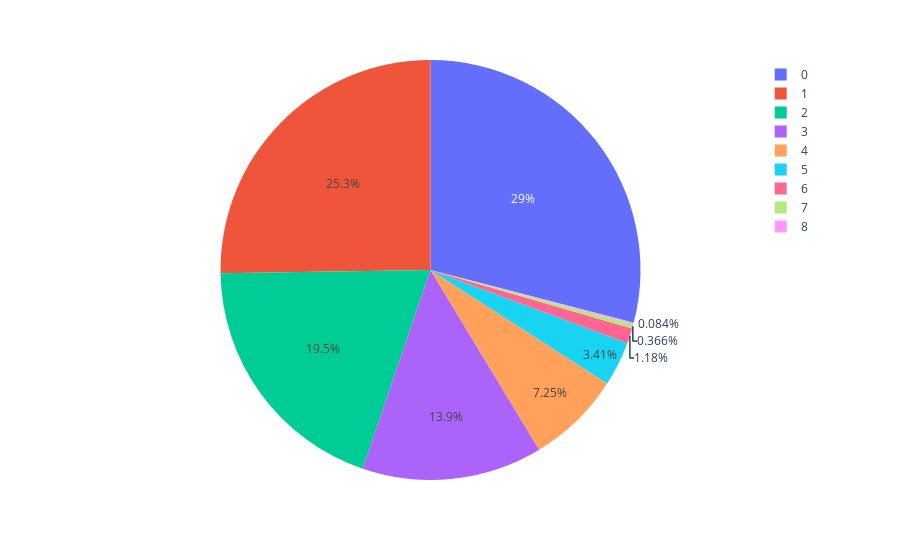

Notebook source saved alongside this figure:
### Code cell
# Get the total transactions for Card
total_fraud_card= df_fraud.groupby(['Card']).count()['Is Fraud?'].to_frame()
pie_card = px.pie(total_fraud_card, values=total_fraud_card['Is Fraud?'], names=total_fraud_card.index)
pie_card.show()

pie_card.write_html("pie_card.html")

### Figure 1 — Plotly figure (JSON) as saved in the notebook; plotly's stock layout.template omitted (floating-point values rounded to 4 significant figures)
{"data": [{"domain": {"x": [0, 1], "y": [0, 1]}, "hovertemplate": "Card=%{label}<br>Is Fraud?=%{value}<extra></extra>", "labels": [0, 1, 2, 3, 4, 5, 6, 7, 8], "legendgroup": "", "name": "", "showlegend": true, "type": "pie", "values": [8644, 7514, 5807, 4135, 2157, 1016, 350, 109, 25]}], "layout": {"legend": {"tracegroupgap": 0}, "margin": {"t": 60}}}
